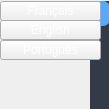
            <widget class="QWidget" name="scrollAreaWidgetContents">
             <property name="geometry">
              <rect>
               <x>0</x>
               <y>0</y>
               <width>109</width>
               <height>109</height>
              </rect>
             </property>
             <widget class="QScrollBar" name="verticalScrollBar">
              <property name="geometry">
               <rect>
                <x>90</x>
                <y>-20</y>
                <width>20</width>
                <height>151</height>
               </rect>
              </property>
              <property name="styleSheet">
               <string notr="true">/* SCROLL BARS */
QScrollBar:horizontal {
    border: none;
    background: rgb(52, 59, 72);
    height: 14px;
    margin: 0px 21px 0 21px;
	border-radius: 0px;
}
QScrollBar::handle:horizontal {
    background: rgb(85, 170, 255);
    min-width: 25px;
	border-radius: 7px
}
QScrollBar::add-line:horizontal {
    border: none;
    background: rgb(55, 63, 77);
    width: 20px;
	border-top-right-radius: 7px;
    border-bottom-right-radius: 7px;
    subcontrol-position: right;
    subcontrol-origin: margin;
}
QScrollBar::sub-line:horizontal {
    border: none;
    background: rgb(55, 63, 77);
    width: 20px;
	border-top-left-radius: 7px;
    border-bottom-left-radius: 7px;
    subcontrol-position: left;
    subcontrol-origin: margin;
}
QScrollBar::up-arrow:horizontal, QScrollBar::down-arrow:horizontal
{
     background: none;
}
QScrollBar::add-page:horizontal, QScrollBar::sub-page:horizontal
{
     background: none;
}
 QScrollBar:vertical {
	border: none;
    background: rgb(52, 59, 72);
    width: 14px;
    margin: 21px 0 21px 0;
	border-radius: 0px;
 }
 QScrollBar::handle:vertical {
	background: rgb(85, 170, 255);
    min-height: 25px;
	border-radius: 7px
 }
 QScrollBar::add-line:vertical {
     border: none;
    background: rgb(55, 63, 77);
     height: 20px;
	border-bottom-left-radius: 7px;
    border-bottom-right-radius: 7px;
     subcontrol-position: bottom;
     subcontrol-origin: margin;
 }
 QScrollBar::sub-line:vertical {
	border: none;
    background: rgb(55, 63, 77);
     height: 20px;
	border-top-left-radius: 7px;
    border-top-right-radius: 7px;
     subcontrol-position: top;
     subcontrol-origin: margin;
 }
 QScrollBar::up-arrow:vertical, QScrollBar::down-arrow:vertical {
     background: none;
 }

 QScrollBar::add-page:vertical, QScrollBar::sub-page:vertical {
     background: none;
 }</string>
              </property>
              <property name="orientation">
               <enum>Qt::Vertical</enum>
              </property>
             </widget>
             <widget class="QPushButton" name="pushButton">
              <property name="geometry">
               <rect>
                <x>0</x>
                <y>1</y>
                <width>101</width>
                <height>20</height>
               </rect>
              </property>
              <property name="styleSheet">
               <string notr="true">
color: rgb(255, 255, 255);</string>
              </property>
              <property name="text">
               <string>Français</string>
              </property>
             </widget>
             <widget class="QPushButton" name="pushButton_6">
              <property name="geometry">
               <rect>
                <x>0</x>
                <y>20</y>
                <width>101</width>
                <height>20</height>
               </rect>
              </property>
              <property name="styleSheet">
               <string notr="true">color: rgb(255, 255, 255);</string>
              </property>
              <property name="text">
               <string>English</string>
              </property>
             </widget>
             <widget class="QPushButton" name="pushButton_2">
              <property name="geometry">
               <rect>
                <x>0</x>
                <y>40</y>
                <width>101</width>
                <height>20</height>
               </rect>
              </property>
              <property name="styleSheet">
               <string notr="true">
color: rgb(255, 255, 255);</string>
              </property>
              <property name="text">
               <string>Português</string>
              </property>
             </widget>
            </widget>
